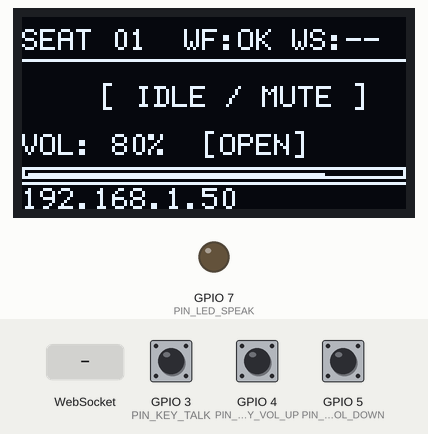
Simulated run of this program. Board: ESP32-C3. Shown: 128×64 one-colour display, output pins drawn as LEDs (lit = HIGH). Dashed ring = blinking. Inputs (shaded band) come from the test bench; at power-on: GPIO 3 (PIN_KEY_TALK) HIGH, GPIO 5 (PIN_KEY_VOL_DOWN) HIGH, GPIO 4 (PIN_KEY_VOL_UP) HIGH. WiFi joins after 1.5 s; servers stay silent unless stated; I2S audio is not simulated (input reads silence); what the program prints to the serial monitor is not drawn.

Above: at 2.7 s.
2.8 s: GPIO 3 (PIN_KEY_TALK) pulled LOW for 0.15 s
At 3.45 s:
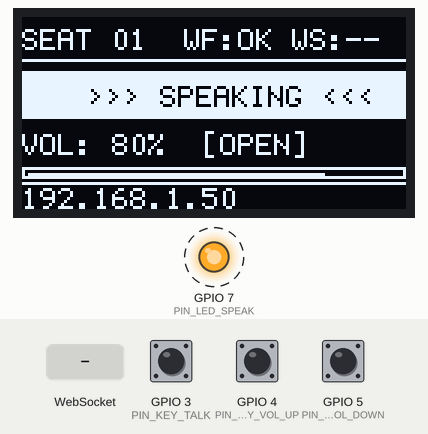
3.5 s: WebSocket text "SPEAKING" received
At 3.74 s:
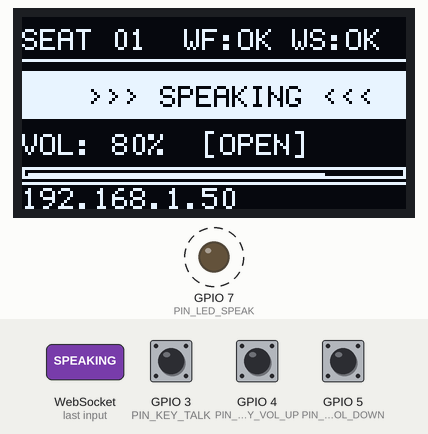
5.1 s: GPIO 3 (PIN_KEY_TALK) pulled LOW for 1 s
At 5.9 s:
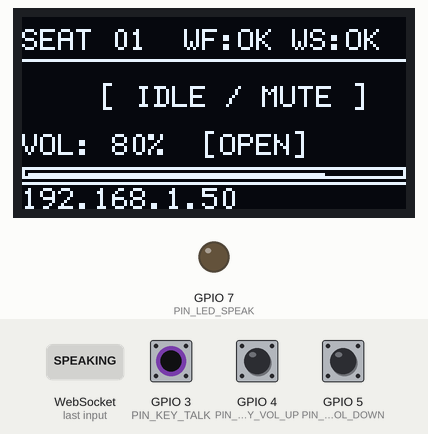
7.6 s: GPIO 5 (PIN_KEY_VOL_DOWN) pulled LOW for 3.2 s
At 9.7 s:
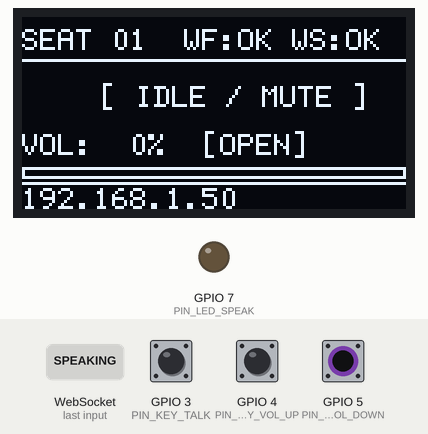
12.3 s: GPIO 4 (PIN_KEY_VOL_UP) pulled LOW for 1 s
At 14.5 s:
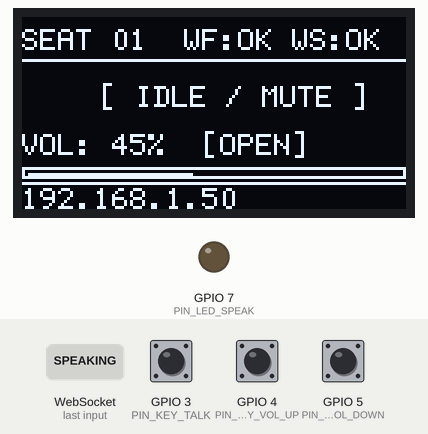
14.8 s: GPIO 4 (PIN_KEY_VOL_UP) pulled LOW for 0.15 s
At 15.7 s:
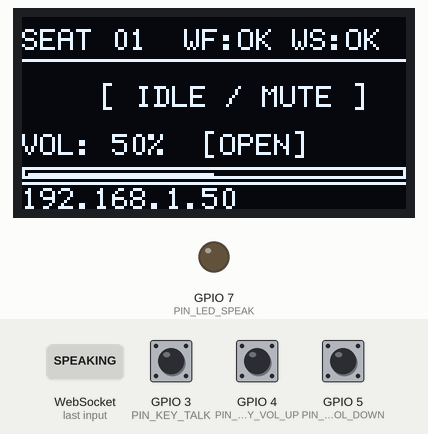
Timing chart, 0 to 17.4 s (numbered marks = the images above; inputs shaded):
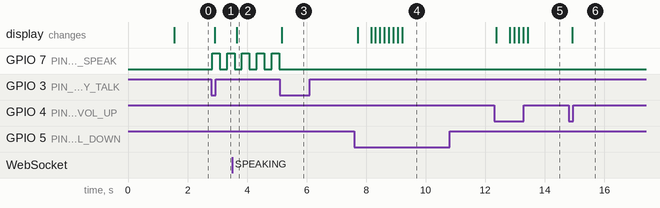

The program:

main.cpp
```cpp
#include <Arduino.h>
#include "config.h"
#include "oled_ui.h"
#include "key_handler.h"
#include "net_manager.h"
#include "audio_manager.h"

static UiState current_state = UI_STATE_IDLE;
static int volume_level = 80;
static bool is_locked = false;

static bool led_output_state = false;
static unsigned long last_led_toggle_tick = 0;
static unsigned long last_ui_tick = 0;
static unsigned long last_heartbeat_tick = 0;

void change_volume(int delta) {
    if (is_locked) {
        ui_trigger_lock_warning();
        return;
    }
    volume_level = constrain(volume_level + delta, 0, 100);
    ui_set_params(volume_level, is_locked, net_is_wifi_connected(), net_is_ws_connected(), net_get_ip());
    net_send_volume_report(volume_level);
}

void handle_talk_click() {
    if (current_state == UI_STATE_IDLE) {
        current_state = UI_STATE_SPEAKING;
        audio_start_record();
        net_send_speak_request();
    } else {
        current_state = UI_STATE_IDLE;
        audio_stop_record();
        net_send_speak_release();
    }
    ui_set_state(current_state);
}

void handle_vol_up()   { change_volume(5); }
void handle_vol_down() { change_volume(-5); }

void on_remote_status(const String& status, int vol) {
    if (status == "SPEAKING") {
        current_state = UI_STATE_SPEAKING;
        audio_start_record();
    } else {
        current_state = UI_STATE_IDLE;
        audio_stop_record();
    }
    if (vol >= 0) volume_level = vol;
    ui_set_state(current_state);
    ui_set_params(volume_level, is_locked, net_is_wifi_connected(), net_is_ws_connected(), net_get_ip());
}

void on_remote_lock(bool locked) {
    is_locked = locked;
    ui_set_params(volume_level, is_locked, net_is_wifi_connected(), net_is_ws_connected(), net_get_ip());
}

void on_remote_volume(int vol) {
    volume_level = vol;
    ui_set_params(volume_level, is_locked, net_is_wifi_connected(), net_is_ws_connected(), net_get_ip());
}

void update_led() {
    if (current_state == UI_STATE_SPEAKING) {
        if (millis() - last_led_toggle_tick >= LED_BLINK_HALF_PERIOD_MS) {
            last_led_toggle_tick = millis();
            led_output_state = !led_output_state;
            digitalWrite(PIN_LED_SPEAK, led_output_state ? HIGH : LOW);
        }
    } else {
        led_output_state = false;
        digitalWrite(PIN_LED_SPEAK, LOW);
    }
}

void setup() {
    Serial.begin(115200);

    pinMode(PIN_LED_SPEAK, OUTPUT);
    digitalWrite(PIN_LED_SPEAK, LOW);

    key_init();
    key_register_talk(handle_talk_click);
    key_register_vol_up(handle_vol_up, handle_vol_up);
    key_register_vol_down(handle_vol_down, handle_vol_down);

    ui_init();
    ui_set_state(current_state);
    ui_set_params(volume_level, is_locked, false, false, "Connecting...");
    ui_render();

    // 初始化硬件音频采样与推流任务
    audio_init();

    net_register_callbacks(on_remote_status, on_remote_lock, on_remote_volume);
    net_init();
}

void loop() {
    key_scan();
    net_loop();
    update_led();

    // 心跳上报 (1500ms 一次)
    if (millis() - last_heartbeat_tick >= 1500) {
        last_heartbeat_tick = millis();
        if (net_is_ws_connected()) {
            net_send_heartbeat((current_state == UI_STATE_SPEAKING) ? "SPEAKING" : "IDLE", volume_level, is_locked);
        }
    }

    // OLED 刷新 (150ms 一次，不再影响音频推流)
    if (millis() - last_ui_tick >= 150) {
        last_ui_tick = millis();
        ui_set_params(volume_level, is_locked, net_is_wifi_connected(), net_is_ws_connected(), net_get_ip());
        ui_render();
        net_loop();
    }
}
```

audio_manager.h
```cpp
#pragma once
#include <Arduino.h>

// 初始化 INMP441 硬件驱动与 FreeRTOS 专用音频推流任务
void audio_init();

// 控制音频推流启停
void audio_start_record();
void audio_stop_record();

// 查询音频运行状态
bool audio_is_recording();
int audio_get_volume_level();
```

key_handler.h
```cpp
#pragma once
#include <Arduino.h>

typedef void (*BtnActionCallback)();

void key_init();
void key_register_talk(BtnActionCallback on_click);
void key_register_vol_up(BtnActionCallback on_click, BtnActionCallback on_repeat);
void key_register_vol_down(BtnActionCallback on_click, BtnActionCallback on_repeat);
void key_scan();
```

net_manager.h
```cpp
#pragma once
#include <Arduino.h>

typedef void (*OnRemoteStatusCallback)(const String& status, int vol);
typedef void (*OnRemoteLockCallback)(bool is_locked);
typedef void (*OnRemoteVolumeCallback)(int vol);

void net_register_callbacks(OnRemoteStatusCallback on_status,
                            OnRemoteLockCallback on_lock,
                            OnRemoteVolumeCallback on_volume);

void net_init();
void net_loop();

bool net_is_wifi_connected();
bool net_is_ws_connected();
String net_get_ip();

void net_send_speak_request();
void net_send_speak_release();
void net_send_volume_report(int vol);
void net_send_heartbeat(const String& status, int vol, bool is_locked);
```

oled_ui.h
```cpp
#pragma once
#include <Arduino.h>

enum UiState {
    UI_STATE_IDLE,
    UI_STATE_SPEAKING
};

void ui_init();
void ui_set_state(UiState state);
void ui_set_params(int volume, bool is_locked, bool wifi_connected, bool ws_connected, const String& ip_str);
void ui_trigger_lock_warning();
void ui_render();
```

audio_manager.cpp
```cpp
#include "audio_manager.h"
#include "config.h"
#include <driver/i2s.h>
#include <WiFiUdp.h>
#include <math.h>

#define I2S_PORT            I2S_NUM_0
#define I2S_SAMPLE_RATE     16000
#define SAMPLES_PER_PACKET  256     // 每次处理 256 个采样点 (512 字节 16-bit PCM，约 16ms 极低延迟)
#define UDP_AUDIO_PORT      8766    // PC 服务端音频接收端口

static WiFiUDP udp_client;
static IPAddress server_ip_addr;
static volatile bool is_streaming = false;
static int current_vol_level = 0;

static TaskHandle_t audio_task_handle = NULL;

// 简易一阶 DC-Block 高通滤波器状态，彻底滤除直流漂移引起的炸音
static int32_t dc_filter_w = 0;

static inline int16_t dc_block_filter(int32_t x) {
    // y[n] = x[n] - x[n-1] + 0.95 * y[n-1]
    int32_t w = x + ((dc_filter_w * 31) >> 5);
    int32_t y = w - dc_filter_w;
    dc_filter_w = w;
    if (y > 32767) y = 32767;
    if (y < -32768) y = -32768;
    return (int16_t)y;
}

// 专职音频采集与 UDP 低延迟推流任务
static void audio_stream_task(void *pvParameters) {
    int32_t raw_samples[SAMPLES_PER_PACKET];

    // UDP 待发数据包: 1 字节席位 ID + 512 字节 16-bit PCM
    uint8_t packet_buffer[1 + SAMPLES_PER_PACKET * sizeof(int16_t)];
    packet_buffer[0] = (uint8_t)SEAT_ID;
    int16_t* pcm_output = (int16_t*)(packet_buffer + 1);

    size_t bytes_read = 0;
    unsigned long last_log_tick = 0;

    while (true) {
        if (is_streaming) {
            // 采用短超时读取，杜绝任务调度引起的滞后
            esp_err_t result = i2s_read(I2S_PORT,
                                        (char*)raw_samples,
                                        sizeof(raw_samples),
                                        &bytes_read,
                                        pdMS_TO_TICKS(25));

            if (result == ESP_OK && bytes_read > 0) {
                int samples_count = bytes_read / sizeof(int32_t);
                int64_t sum_squares = 0;

                for (int i = 0; i < samples_count; i++) {
                    // INMP441 原生 24 位居于 32 位高位：右移 15 位得到标准 16 位动态范围，杜绝爆音截幅
                    int32_t val = raw_samples[i] >> 15;

                    // 通过高通滤波消除直流零偏
                    int16_t pcm_sample = dc_block_filter(val);
                    pcm_output[i] = pcm_sample;

                    sum_squares += (int32_t)pcm_sample * (int32_t)pcm_sample;
                }

                // 立即推流，不增加任何多余缓冲
                udp_client.beginPacket(server_ip_addr, UDP_AUDIO_PORT);
                udp_client.write(packet_buffer, 1 + samples_count * sizeof(int16_t));
                udp_client.endPacket();

                // 计算 RMS 电平
                if (samples_count > 0) {
                    uint32_t rms = (uint32_t)sqrt(sum_squares / samples_count);
                    int blocks = map(constrain((int)rms, 100, 4000), 100, 4000, 0, 10);
                    current_vol_level = blocks * 10;

                    if (millis() - last_log_tick >= 300) {
                        last_log_tick = millis();
                        String bar = "";
                        for (int b = 0; b < 10; b++) {
                            bar += (b < blocks) ? "█" : "░";
                        }
                        Serial.printf("[AUDIO] 采集中 -> 电平: [%s] RMS=%-5u\n", bar.c_str(), rms);
                    }
                }
            }
        } else {
            vTaskDelay(pdMS_TO_TICKS(30));
        }
    }
}

void audio_init() {
    server_ip_addr.fromString(SERVER_IP);

    // 缩减 DMA 缓冲区数量，将硬件级固有延迟从 128ms 压缩到 32ms
    i2s_config_t i2s_config = {
        .mode = (i2s_mode_t)(I2S_MODE_MASTER | I2S_MODE_RX),
        .sample_rate = I2S_SAMPLE_RATE,
        .bits_per_sample = I2S_BITS_PER_SAMPLE_32BIT,
        .channel_format = I2S_CHANNEL_FMT_ONLY_LEFT,
        .communication_format = I2S_COMM_FORMAT_STAND_I2S,
        .intr_alloc_flags = ESP_INTR_FLAG_LEVEL1,
        .dma_buf_count = 3,       // 从 8 降低至 3，大幅压降延迟
        .dma_buf_len = 128,       // 减小单次 DMA 长度
        .use_apll = false,
        .tx_desc_auto_clear = false,
        .fixed_mclk = 0
    };

    i2s_pin_config_t pin_config = {
        .bck_io_num = 0,   // SCK -> GPIO 0
        .ws_io_num = 1,    // WS  -> GPIO 1
        .data_out_num = I2S_PIN_NO_CHANGE,
        .data_in_num = 2   // SD  -> GPIO 2
    };

    esp_err_t err = i2s_driver_install(I2S_PORT, &i2s_config, 0, NULL);
    if (err != ESP_OK) {
        Serial.printf("[AUDIO ERR] I2S 驱动安装失败: %d\n", err);
        return;
    }

    err = i2s_set_pin(I2S_PORT, &pin_config);
    if (err != ESP_OK) {
        Serial.printf("[AUDIO ERR] I2S 引脚设置失败: %d\n", err);
        return;
    }

    i2s_zero_dma_buffer(I2S_PORT);

    // 提升音频采集任务的优先级到 4，确保实时响应
    xTaskCreate(
        audio_stream_task,
        "audio_stream_task",
        4096,
        NULL,
        4,
        &audio_task_handle
    );

    Serial.println("[AUDIO] INMP441 低延迟防爆音引擎配置完成!");
}

void audio_start_record() {
    if (!is_streaming) {
        server_ip_addr.fromString(SERVER_IP);
        dc_filter_w = 0;
        i2s_zero_dma_buffer(I2S_PORT);
        is_streaming = true;
        Serial.println("[AUDIO] >>> 开启音频推流 <<<");
    }
}

void audio_stop_record() {
    if (is_streaming) {
        is_streaming = false;
        current_vol_level = 0;
        Serial.println("[AUDIO] >>> 停止音频推流 <<<");
    }
}

bool audio_is_recording() {
    return is_streaming;
}

int audio_get_volume_level() {
    return current_vol_level;
}
```

key_handler.cpp
```cpp
#include "key_handler.h"
#include "config.h"

struct KeyEntity {
    uint8_t pin;
    int last_reading;
    int stable_state;
    unsigned long last_debounce_time;
    unsigned long press_start_time;
    unsigned long last_repeat_time;
    bool is_pressed;
    BtnActionCallback on_click;
    BtnActionCallback on_repeat;
};

static KeyEntity keys[3] = {
    {PIN_KEY_TALK,     HIGH, HIGH, 0, 0, 0, false, nullptr, nullptr},
    {PIN_KEY_VOL_UP,   HIGH, HIGH, 0, 0, 0, false, nullptr, nullptr},
    {PIN_KEY_VOL_DOWN, HIGH, HIGH, 0, 0, 0, false, nullptr, nullptr}
};

void key_init() {
    for (int i = 0; i < 3; i++) {
        pinMode(keys[i].pin, INPUT_PULLUP);
    }
}

void key_register_talk(BtnActionCallback on_click) {
    keys[0].on_click = on_click;
}

void key_register_vol_up(BtnActionCallback on_click, BtnActionCallback on_repeat) {
    keys[1].on_click = on_click;
    keys[1].on_repeat = on_repeat;
}

void key_register_vol_down(BtnActionCallback on_click, BtnActionCallback on_repeat) {
    keys[2].on_click = on_click;
    keys[2].on_repeat = on_repeat;
}

static void poll_single_key(KeyEntity &k) {
    int reading = digitalRead(k.pin);

    if (reading != k.last_reading) {
        k.last_debounce_time = millis();
    }

    if ((millis() - k.last_debounce_time) > DEBOUNCE_DELAY_MS) {
        if (reading != k.stable_state) {
            k.stable_state = reading;
            if (k.stable_state == LOW) {
                k.is_pressed = true;
                k.press_start_time = millis();
                k.last_repeat_time = millis();
                if (k.on_click) k.on_click();
            } else {
                k.is_pressed = false;
            }
        }
    }
    k.last_reading = reading;

    if (k.is_pressed && k.on_repeat) {
        if ((millis() - k.press_start_time) >= LONG_PRESS_HOLD_MS) {
            if ((millis() - k.last_repeat_time) >= REPEAT_INTERVAL_MS) {
                k.last_repeat_time = millis();
                k.on_repeat();
            }
        }
    }
}

void key_scan() {
    for (int i = 0; i < 3; i++) {
        poll_single_key(keys[i]);
    }
}
```

net_manager.cpp
```cpp
#include <Arduino.h>
#include <WiFi.h>
#include <WebSocketsClient.h>
#include <ArduinoJson.h>
#include "config.h"

// 内部网络对象与状态
static WebSocketsClient webSocket;
static bool s_is_ws_connected = false;

// 回调函数指针，由 main.cpp 注册进来
static void (*s_on_status_cb)(const String& status, int remaining_sec) = nullptr;
static void (*s_on_lock_cb)(bool is_locked) = nullptr;
static void (*s_on_volume_cb)(int volume) = nullptr;

// ==================== 供 main.cpp 调用的接口实现 ====================

bool net_is_wifi_connected() {
    return WiFi.status() == WL_CONNECTED;
}

bool net_is_ws_connected() {
    return s_is_ws_connected;
}

String net_get_ip() {
    if (WiFi.status() == WL_CONNECTED) {
        return WiFi.localIP().toString();
    }
    return "0.0.0.0";
}

void net_register_callbacks(void (*on_status)(const String&, int),
                            void (*on_lock)(bool),
                            void (*on_volume)(int)) {
    s_on_status_cb = on_status;
    s_on_lock_cb = on_lock;
    s_on_volume_cb = on_volume;
}

// 终端申请开麦
void net_send_speak_request() {
    if (!s_is_ws_connected) return;
    StaticJsonDocument<128> doc;
    doc["type"] = "request_speak";
    doc["seat_id"] = SEAT_ID;
    String out;
    serializeJson(doc, out);
    webSocket.sendTXT(out);
}

// 终端释放开麦
void net_send_speak_release() {
    if (!s_is_ws_connected) return;
    StaticJsonDocument<128> doc;
    doc["type"] = "release_speak";
    doc["seat_id"] = SEAT_ID;
    String out;
    serializeJson(doc, out);
    webSocket.sendTXT(out);
}

// 上报音量变更
void net_send_volume_report(int volume) {
    if (!s_is_ws_connected) return;
    StaticJsonDocument<128> doc;
    doc["type"] = "set_volume";
    doc["seat_id"] = SEAT_ID;
    doc["volume"] = volume;
    String out;
    serializeJson(doc, out);
    webSocket.sendTXT(out);
}

// 上报心跳状态
void net_send_heartbeat(const String& status, int volume, bool is_locked) {
    if (!s_is_ws_connected) return;
    StaticJsonDocument<256> doc;
    doc["type"] = "heartbeat";
    doc["seat_id"] = SEAT_ID;
    doc["status"] = status;
    doc["volume"] = volume;
    doc["is_locked"] = is_locked;
    String out;
    serializeJson(doc, out);
    webSocket.sendTXT(out);
}

// ==================== WebSocket 事件处理 ====================

static void webSocketEvent(WStype_t type, uint8_t * payload, size_t length) {
    switch (type) {
        case WStype_DISCONNECTED:
            s_is_ws_connected = false;
            Serial.println("[WS] 断开连接");
            break;

        case WStype_CONNECTED:
            s_is_ws_connected = true;
            Serial.printf("[WS] 已连接到中控服务器: %s\n", payload);
            break;

        case WStype_TEXT: {
            StaticJsonDocument<512> doc;
            DeserializationError err = deserializeJson(doc, payload, length);
            if (err) {
                Serial.printf("[WS] JSON 解析失败: %s\n", err.c_str());
                return;
            }

            const char* msg_type = doc["type"];
            if (!msg_type) return;

            // 过滤席位：若是席位定向指令，只处理目标为本席位的包
            if (doc.containsKey("seat_id")) {
                int target_seat = doc["seat_id"];
                if (target_seat != SEAT_ID) {
                    return;
                }
            }

            // 1. 处理设置状态指令 / seat_update 广播
            if (strcmp(msg_type, "set_status") == 0 || strcmp(msg_type, "seat_update") == 0) {
                if (doc.containsKey("status") && s_on_status_cb) {
                    const char* st = doc["status"];
                    int remain = doc.containsKey("remaining_sec") ? doc["remaining_sec"].as<int>() : 0;
                    s_on_status_cb(String(st), remain);
                }
            }

            // 2. 处理下发音量调节指令
            if (strcmp(msg_type, "set_volume") == 0 || doc.containsKey("volume")) {
                if (doc.containsKey("volume") && s_on_volume_cb) {
                    int vol = doc["volume"];
                    s_on_volume_cb(vol);
                }
            }

            // 3. 处理锁定/禁言指令
            if (strcmp(msg_type, "set_lock") == 0 || doc.containsKey("is_locked")) {
                if (doc.containsKey("is_locked") && s_on_lock_cb) {
                    bool lock_state = doc["is_locked"];
                    s_on_lock_cb(lock_state);
                }
            }
            break;
        }

        default:
            break;
    }
}

// 初始化网络
void net_init() {
    WiFi.mode(WIFI_STA);
    WiFi.begin(WIFI_SSID, WIFI_PASSWORD);
    Serial.printf("[WiFi] 正在连接: %s ...\n", WIFI_SSID);

    unsigned long start_attempt = millis();
    while (WiFi.status() != WL_CONNECTED && millis() - start_attempt < 10000) {
        delay(300);
        Serial.print(".");
    }

    if (WiFi.status() == WL_CONNECTED) {
        Serial.printf("\n[WiFi] 连接成功! IP: %s\n", WiFi.localIP().toString().c_str());
    } else {
        Serial.println("\n[WiFi] 连接超时，继续尝试连接...");
    }

    // 启动 WebSocket 客户端
    webSocket.begin(SERVER_IP, SERVER_PORT, "/");
    webSocket.onEvent(webSocketEvent);
    webSocket.setReconnectInterval(2000);
}

// 主循环网络刷新
void net_loop() {
    webSocket.loop();
}
```

config.h
```cpp
#pragma once
#include <Arduino.h>

// 席位身份配置 (终端 2 时修改为 2)
#define SEAT_ID             1

// Wi-Fi 接入点配置
#define WIFI_SSID           "9828"
#define WIFI_PASSWORD       "12345678"
#define WIFI_PASS           WIFI_PASSWORD // 兼容旧宏定义

// PC 服务端配置 (填入电脑实际获取到的 WLAN IPv4)
#define SERVER_IP           "192.168.157.223"
#define SERVER_PORT         8765

// 硬件引脚映射
#define PIN_OLED_SDA        8
#define PIN_OLED_SCL        9
#define PIN_LED_SPEAK       7   // 外接发言指示灯

#define PIN_KEY_TALK        3   // 发言切换按键
#define PIN_KEY_VOL_UP      4   // 音量加
#define PIN_KEY_VOL_DOWN    5   // 音量减

// 时序参数 (ms)
#define DEBOUNCE_DELAY_MS        25
#define LONG_PRESS_HOLD_MS       400
#define REPEAT_INTERVAL_MS       80
#define LED_BLINK_HALF_PERIOD_MS 250
```

Source omitted: oled_ui.cpp (2614 bytes)

Measured:
- after the input at 2.8 s, GPIO 7 (PIN_LED_SPEAK): LOW → HIGH at once, → LOW 0.25 s later, → HIGH 0.25 s later; the display: changes after 0.11 s (image 1)
- after the input at 3.5 s, the display: changes after 0.16 s (image 2)
- after the input at 5.1 s, GPIO 7 (PIN_LED_SPEAK): stops changing and stays LOW; the display: changes after 0.06 s (image 3)
- after the input at 7.6 s, the display: first changes after 0.11 s (image 4 shows a later state)
- after the input at 12.3 s, the display: first changes after 0.07 s (image 5 shows a later state)
- after the input at 14.8 s, the display: changes after 0.13 s (image 6)
